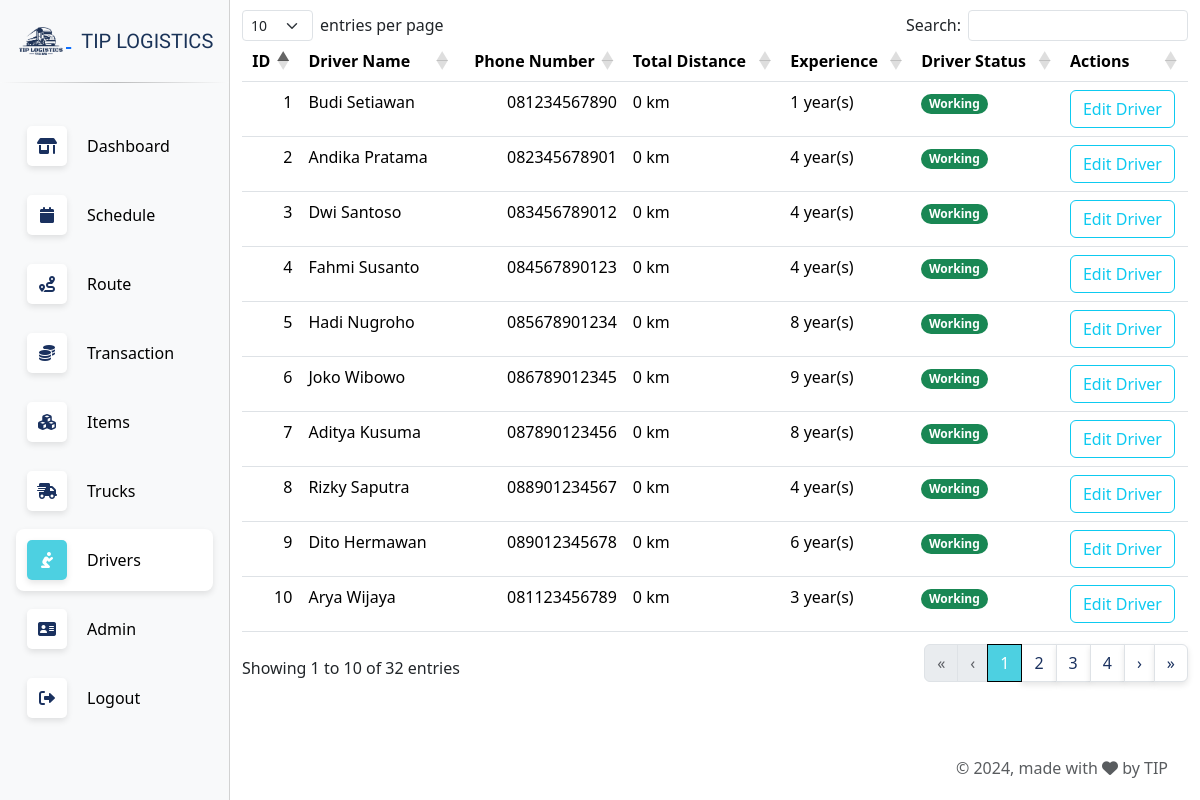
The app's page /drivers.php (signed in), older data.
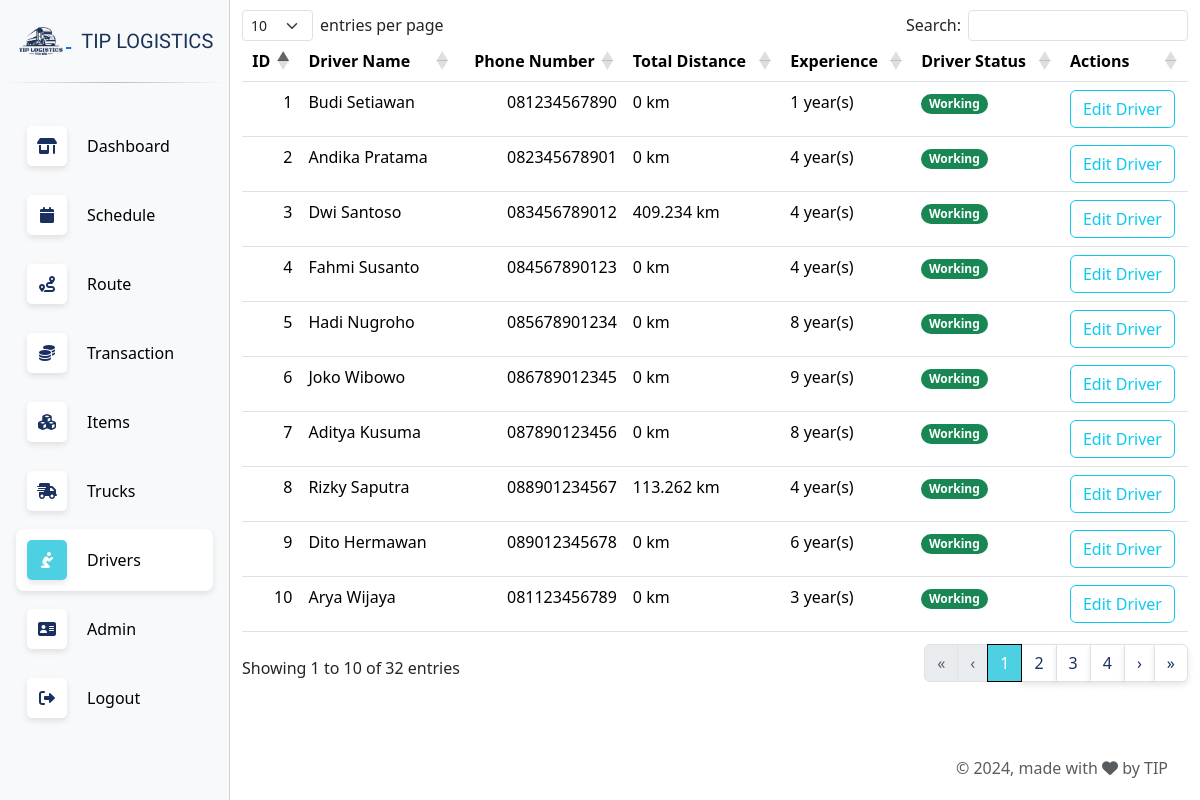
The same page, newer data.
### tables this page shows
CREATE TABLE IF NOT EXISTS `driver` (
  `id` int(11) NOT NULL AUTO_INCREMENT,
  `driver_name` varchar(45) NOT NULL,
  `phone_number` varchar(12) NOT NULL,
  `total_distance` float NOT NULL,
  `experience` int(11) NOT NULL,
  `driver_status` tinyint(1) NOT NULL,
  PRIMARY KEY (`id`)
);

### drivers.php (the view, shortened to what this page needs)
<?php
require "connect.php";
?>
<!DOCTYPE html>
<html lang="en">
<head>
    <?php include('head.php'); ?>
</head>
<body>
    <?php
      include('navbar.php');
    ?>
    <div class="main-content">
      <div class="container">
        <table class="table table-hover fixed-size-table table-generate" id="table-driver">
          <thead>
            <tr>
                <th>ID</th>
                <th>Driver Name</th>
                <th>Phone Number</th>
                <th>Total Distance</th>
                <th>Experience</th>
                <th>Driver Status</th>
                <th>Actions</th>
            </tr>
          </thead>
          <tbody>
            <?php
            $sql_driver = "SELECT * FROM `driver`;";
            $result_driver = mysqli_query($con, $sql_driver);
            if (mysqli_num_rows($result_driver) > 0) {
                while($row = mysqli_fetch_assoc($result_driver)) {
                    echo "<tr>
                        <td>{$row['id']}</td>
                        <td>{$row['driver_name']}</td>
                        <td>{$row['phone_number']}</td>
                        <td>{$row['total_distance']} km</td>
                        <td>{$row['experience']} year(s)</td>
                        <td>";
                          if ($row['driver_status'] == 1){
                            echo '<span class="badge rounded-pill text-bg-success">Working</span>';
                          } else if ($row['driver_status'] == 2){
                            echo '<span class="badge rounded-pill text-bg-warning">On Leave</span>';
                          } else{
                            echo '<span class="badge rounded-pill text-bg-dark">Quit</span>';
                          }
                          echo "</td>
                        <td>
                          <button class='btn btn-outline-info' onclick=\"showEditForm('{$row['id']}', '{$row['driver_name']}', '{$row['phone_number']}', '{$row['total_distance']}', '{$row['experience']}', '{$row['driver_status']}')\">Edit Driver</button>
                        </td>
                    </tr>";
                }
            }
            ?>
            </tbody>
        </table>
      </div>
    <?php
      include('footer.php');
    ?>
    </div>
</body>
</html>

Row changes from the older to the newer data that the page shows:
changed driver "Dwi Santoso": total_distance "0" → "409.234"
changed driver "Rizky Saputra": total_distance "0" → "113.262"
